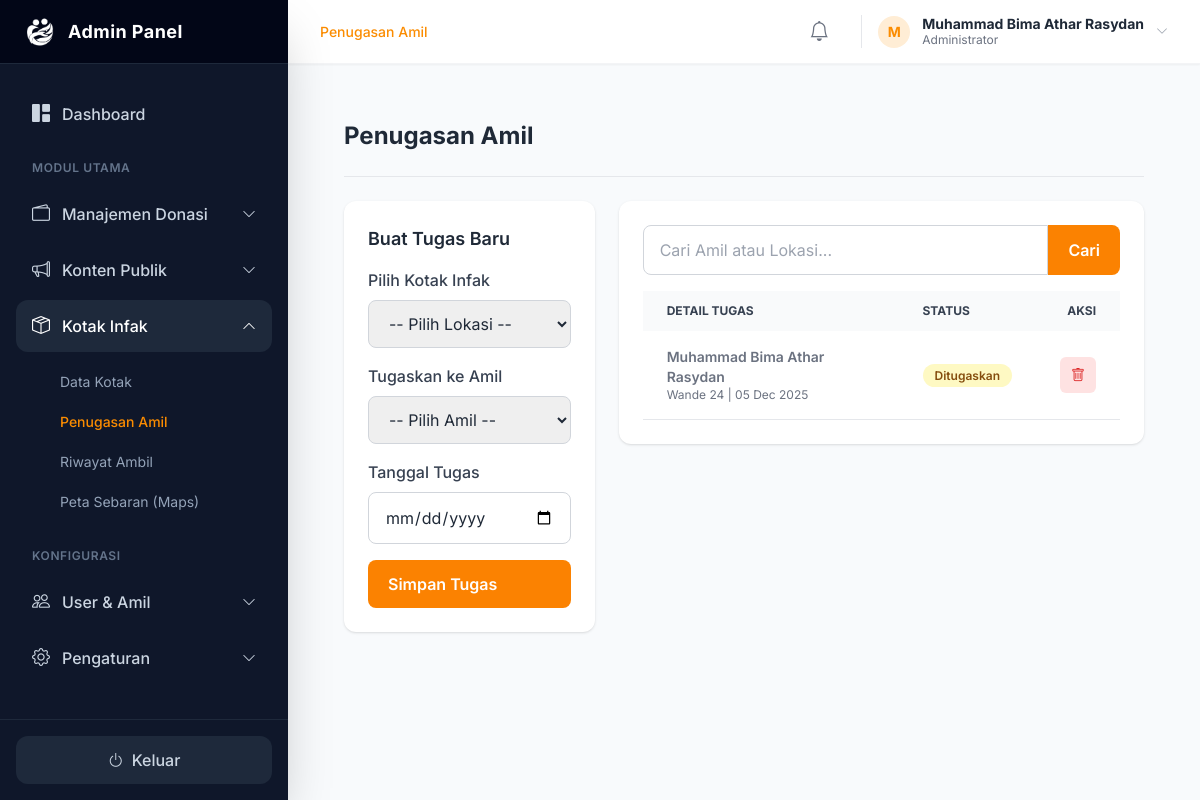
Page /admin/kelola_tugas.php (signed in) on the committed database.
### tables this page shows
CREATE TABLE `tugas_pengambilan` (
  `id` int(11) NOT NULL,
  `id_kotak_infak` int(11) NOT NULL,
  `id_amil` int(11) NOT NULL,
  `tanggal_tugas` date NOT NULL,
  `status` enum('Ditugaskan','Selesai') NOT NULL DEFAULT 'Ditugaskan'
);

CREATE TABLE `amil` (
  `id` int(11) NOT NULL,
  `nama_lengkap` varchar(100) NOT NULL,
  `jabatan` varchar(100) DEFAULT 'Amil Lapangan',
  `foto` varchar(255) DEFAULT 'default.png',
  `username` varchar(50) NOT NULL,
  `password` varchar(255) NOT NULL,
  `no_telepon` varchar(20) DEFAULT NULL,
  `status` enum('Aktif','Tidak Aktif') NOT NULL DEFAULT 'Aktif',
  `tampilkan_di_beranda` enum('Ya','Tidak') NOT NULL DEFAULT 'Tidak',
  `urutan` int(11) NOT NULL DEFAULT 0
);

CREATE TABLE `kotak_infak` (
  `id` int(11) NOT NULL,
  `kode_kotak` varchar(20) NOT NULL,
  `nama_lokasi` varchar(255) NOT NULL,
  `alamat` text DEFAULT NULL,
  `pic_nama` varchar(100) NOT NULL COMMENT 'Person in Charge',
  `pic_kontak` varchar(20) DEFAULT NULL,
  `latitude` decimal(10,8) DEFAULT NULL,
  `longitude` decimal(11,8) DEFAULT NULL,
  `link_gmaps` varchar(512) DEFAULT NULL,
  `tanggal_penempatan` date DEFAULT NULL,
  `status` enum('Aktif','Tidak Aktif') NOT NULL DEFAULT 'Aktif'
);

### admin/kelola_tugas.php (the view, shortened to what this page needs)
<?php
require_once '../includes/config.php';
$search = $_GET['search'] ?? '';
$page = isset($_GET['page']) ? (int)$_GET['page'] : 1;
$limit = 10;
$offset = ($page - 1) * $limit;
$sql_base = "FROM tugas_pengambilan t JOIN amil a ON t.id_amil = a.id JOIN kotak_infak k ON t.id_kotak_infak = k.id";
$sql_where = !empty($search) ? " WHERE (a.nama_lengkap LIKE ? OR k.nama_lokasi LIKE ?)" : '';
$search_param = "%{$search}%";
$sql_data = "SELECT t.id, t.tanggal_tugas, t.status, a.nama_lengkap, k.nama_lokasi " . $sql_base . $sql_where . " ORDER BY t.tanggal_tugas DESC, t.id DESC LIMIT ? OFFSET ?";
$stmt_data = $mysqli->prepare($sql_data);
if(!empty($search)) {
    $stmt_data->bind_param('ssii', $search_param, $search_param, $limit, $offset);
} else {
    $stmt_data->bind_param('ii', $limit, $offset);
}
$stmt_data->execute();
$result_tugas = $stmt_data->get_result();
require_once 'templates/header_admin.php';
?>
<main class="main-content">
    <div class="page-header">
        <h1 class="text-2xl font-bold text-dark-text">Penugasan Amil</h1>
    </div>
    <div class="grid grid-cols-1 lg:grid-cols-3 gap-6 mt-6">
        <div class="lg:col-span-1">
            <div class="content-card">
                <h3 class="card-title mb-4">Buat Tugas Baru</h3>
                <form action="proses_tugas.php" method="POST" class="space-y-4">
                    <div>
                        <label for="id_kotak_infak" class="form-label">Pilih Kotak Infak</label>
                        <select class="form-select" id="id_kotak_infak" name="id_kotak_infak" required>
                            <option value="" disabled selected>-- Pilih Lokasi --</option>
                        </select>
                    </div>
                    <div>
                        <label for="id_amil" class="form-label">Tugaskan ke Amil</label>
                        <select class="form-select" id="id_amil" name="id_amil" required>
                            <option value="" disabled selected>-- Pilih Amil --</option>
                        </select>
                    </div>
                    <div>
                        <label for="tanggal_tugas" class="form-label">Tanggal Tugas</label>
                        <input type="date" class="form-input" id="tanggal_tugas" name="tanggal_tugas" required>
                    </div>
                    <button type="submit" name="tambah_tugas" class="btn-primary w-full">Simpan Tugas</button>
                </form>
            </div>
        </div>
        <div class="lg:col-span-2">
            <div class="content-card">
                <form action="kelola_tugas.php" method="GET" class="mb-4">
                    <div class="flex">
                        <input type="text" name="search" class="form-input rounded-r-none"
                            placeholder="Cari Amil atau Lokasi..." value="<?php echo htmlspecialchars($search); ?>">
                        <button type="submit" class="btn-primary rounded-l-none">Cari</button>
                    </div>
                </form>
                <div class="table-wrapper">
                    <table class="w-full text-sm text-left text-gray-500">
                        <thead class="text-xs text-gray-700 uppercase bg-gray-50">
                            <tr>
                                <th class="px-6 py-3">Detail Tugas</th>
                                <th class="px-6 py-3">Status</th>
                                <th class="px-6 py-3 text-right">Aksi</th>
                            </tr>
                        </thead>
                        <tbody>
                            <?php if ($result_tugas->num_rows > 0): ?>
                            <?php while($tugas = $result_tugas->fetch_assoc()): ?>
                            <tr class="bg-white border-b hover:bg-gray-50">
                                <td class="px-6 py-4">
                                    <p class="font-semibold text-dark-text">
                                        <?php echo htmlspecialchars($tugas['nama_lengkap']); ?></p>
                                    <p class="text-xs"><?php echo htmlspecialchars($tugas['nama_lokasi']); ?> |
                                        <?php echo date('d M Y', strtotime($tugas['tanggal_tugas'])); ?></p>
                                </td>
                                <td class="px-6 py-4">
                                    <span
                                        class="badge-<?php echo $tugas['status'] == 'Ditugaskan' ? 'warning' : 'success'; ?>"><?php echo $tugas['status']; ?></span>
                                </td>
                                <td class="px-6 py-4 text-right">
                                    <a href="hapus_tugas.php?id=<?php echo $tugas['id']; ?>"
                                        class="btn-icon bg-red-100 text-red-600 hover:bg-red-200"
                                        onclick="return confirm('Yakin?');" title="Hapus"><i
                                            class="bi bi-trash"></i></a>
                                </td>
                            </tr>
                            <?php endwhile; ?>
                            <?php else: ?>
                            <tr class="bg-white border-b">
                                <td colspan="3" class="px-6 py-4 text-center">Tidak ada tugas ditemukan.</td>
                            </tr>
                            <?php endif; ?>
                        </tbody>
                    </table>
                </div>
            </div>
        </div>
    </div>
</main>
<?php require_once 'templates/footer_admin.php'; ?>

### admin/templates/header_admin.php (style rules this page uses)
body { font-family: 'Inter', sans-serif; background-color: #f8fafc; }
.main-content { flex-grow: 1; padding: 1.5rem; overflow-y: auto; }
.page-header { display: flex; justify-content: space-between; align-items: center; padding-bottom: 1.5rem; border-bottom: 1px solid #e5e7eb; }
.content-card { background-color: #ffffff; border-radius: 0.75rem; padding: 1.5rem; box-shadow: 0 1px 3px 0 rgb(0 0 0 / 0.1), 0 1px 2px -1px rgb(0 0 0 / 0.1); }
.card-title { font-size: 1.125rem; font-weight: 600; color: #1f2937; }
.form-label { display: block; margin-bottom: 0.5rem; font-weight: 500; color: #374151; }
.form-input, .form-select, .form-textarea { width: 100%; border: 1px solid #d1d5db; border-radius: 0.5rem; padding: 0.75rem 1rem; transition: all 0.2s ease; }
.btn-primary { background-color: #fb8201; color: white; padding: 0.75rem 1.25rem; border-radius: 0.5rem; font-weight: 600; display: inline-flex; align-items: center; transition: background-color 0.2s ease; }
.btn-icon { width: 36px; height: 36px; border-radius: 0.375rem; display: inline-flex; align-items: center; justify-content: center; transition: background-color 0.2s ease; }
.badge-warning { background-color: #fef9c3; color: #854d0e; font-weight: 600; font-size: 0.75rem; padding: 0.25rem 0.75rem; border-radius: 9999px; }
.table-wrapper { overflow-x: auto; }

### rows in the picture
tugas_pengambilan: id_amil.nama_lengkap "Muhammad Bima Athar Rasydan", id_kotak_infak.nama_lokasi "Wande 24", tanggal_tugas "05 Dec 2025", status "Ditugaskan"

### other values in the picture
$page_title "Penugasan Amil"
substr($admin_nama_lengkap, 0, 1) "M"
$admin_nama_lengkap "Muhammad Bima Athar Rasydan"
